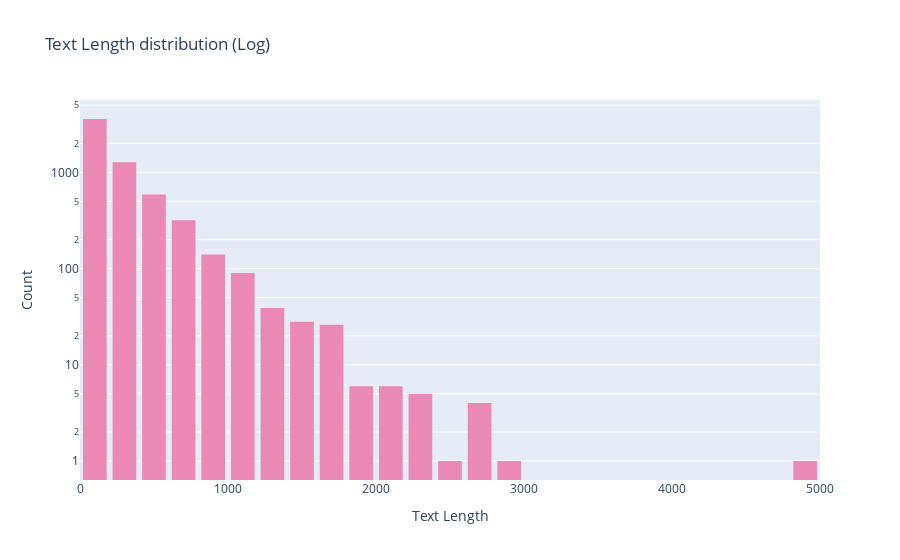

Notebook source saved alongside this figure:
### Code cell
layout = go.Layout(
    title='Text Length distribution (Log)',
    xaxis=dict(title='Text Length'),
    yaxis=dict(title='Count', type='log'),
    bargap=0.2,
    height=600,
)

fig = go.Figure(
    data=[go.Histogram(
        x = text_lens,
        marker_color='#EB89B5',
        nbinsx=30,
    )],
    layout = layout,
)
fig.show()

### Figure 1 — Plotly figure (JSON) as saved in the notebook; plotly's stock layout.template omitted (floating-point values rounded to 4 significant figures; data arrays with more than 128 entries replaced by an {"elided": "..."} marker saying what was removed)
{"data": [{"marker": {"color": "#EB89B5"}, "nbinsx": 30, "type": "histogram", "x": {"elided": "6119 int values"}}], "layout": {"autosize": true, "bargap": 0.2, "title": {"text": "Text Length distribution (Log)"}, "xaxis": {"autorange": true, "range": [-0.5, 5000.0], "title": {"text": "Text Length"}, "type": "linear"}, "yaxis": {"autorange": true, "range": [-0.1975, 3.752], "title": {"text": "Count"}, "type": "log"}}}
